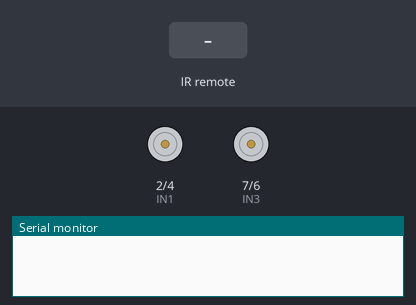
Recording of a sketch running on a simulated Arduino Uno, built with avr-gcc and run on an emulated ATmega328P. On the bench: motor-driver pin pairs drawn as motors (green arrow = first pin HIGH = forward, orange = second pin HIGH = backward, longer = more drive, scaled by the enable pin), the last lines printed to the serial monitor. The inputs (shaded band) are chosen by the test bench.

Above: at 1.2 s.
1.3 s: infrared code 0xFD30CF received
At 2.1 s:
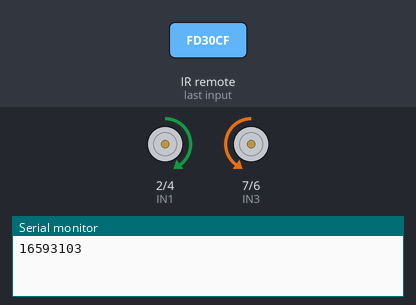
2.8 s: infrared code 0xFD58A7 received
At 3.3 s:
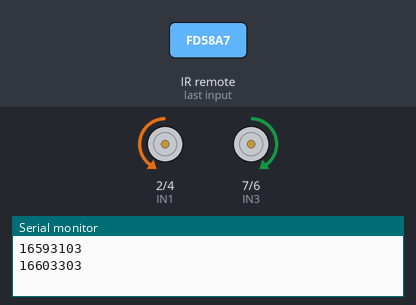
4.3 s: infrared code 0xFD28D7 received
At 5.5 s:
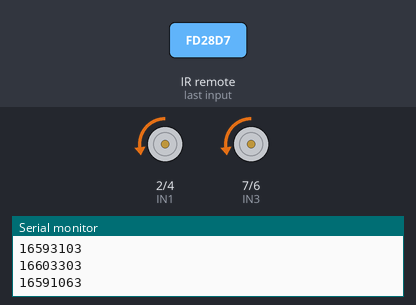
5.8 s: infrared code 0xFD6897 received
At 6.8 s:
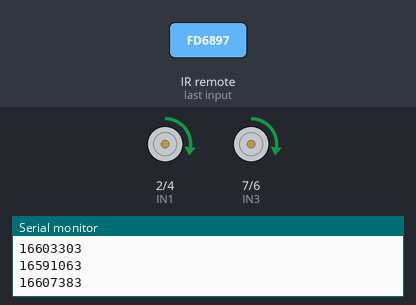
Timing chart, 0 to 8.3 s (numbered marks = the images above; inputs shaded):
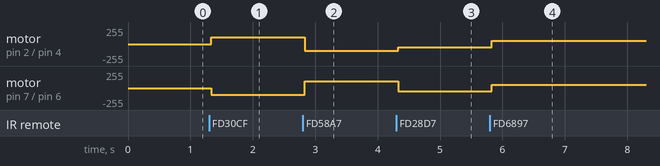

Measured:
- after the input at 1.3 s, motor on pin 2 (IN1) / pin 4 (IN2): stopped → forward 100/255 at once; motor on pin 7 (IN3) / pin 6 (IN4): stopped → backward 100/255 at once
- after the input at 2.8 s, motor on pin 2 (IN1) / pin 4 (IN2): forward 100/255 → backward 100/255 at once; motor on pin 7 (IN3) / pin 6 (IN4): backward 100/255 → forward 100/255 at once
- after the input at 4.3 s, motor on pin 2 (IN1) / pin 4 (IN2): backward 100/255 → backward 50/255 at once; motor on pin 7 (IN3) / pin 6 (IN4): forward 100/255 → backward 50/255 at once
- after the input at 5.8 s, motor on pin 2 (IN1) / pin 4 (IN2), motor on pin 7 (IN3) / pin 6 (IN4): backward 50/255 → forward 50/255 at once

The sketch:

_rc_1.ino
```cpp
#include <IRremote.h>

#define IN1 2
#define IN2 4
#define ENL 9

#define IN3 7
#define IN4 6
#define ENR 5

IRrecv ir_recv(10); //적외선 센서 핀 번호
decode_results results; //수신된 적외선 신호 저장 변수

void setup()
{
  pinMode(IN1, OUTPUT);
  pinMode(IN2, OUTPUT);
  pinMode(ENL, OUTPUT);

  pinMode(IN3, OUTPUT);
  pinMode(IN4, OUTPUT);
  pinMode(ENR, OUTPUT);
  ir_recv.enableIRIn();
  Serial.begin(9600);
}

void motor_control(int dir_1,int speed_1,int dir_r,int speed_r){
  //왼쪽 모터 제어
  if(dir_1 == 1){
  	digitalWrite(IN1,HIGH);
    digitalWrite(IN2,LOW);
    analogWrite(ENL,speed_1);
  }
  else if(dir_1 == -1){
 	digitalWrite(IN1,LOW);
    digitalWrite(IN2,HIGH);
    analogWrite(ENL,speed_1);
  }
  else{
  	digitalWrite(IN1,LOW);
    digitalWrite(IN2,LOW);
    analogWrite(ENL,0);
  }
  //오른쪽 모터 제어
  if(dir_r == 1){
  	digitalWrite(IN3,LOW);
    digitalWrite(IN4,HIGH);
    analogWrite(ENR,speed_r);
  }
  else if(dir_r == -1){
 	digitalWrite(IN3,HIGH);
    digitalWrite(IN4,LOW);
    analogWrite(ENR,speed_r);
  }
  else{
  	digitalWrite(IN3,LOW);
    digitalWrite(IN4,LOW);
    analogWrite(ENR,0);
  }
}

void loop()
{
  if(ir_recv.decode(&results)){
  	Serial.println(results.value);
    delay(30);
    ir_recv.resume();
    if(results.value == 16593103 ){ //0번 전진
    	motor_control(1,100,1,100);
    }
    else if(results.value == 16623703){ //5번 중지
    	motor_control(0,100,0,100);
    }
    else if(results.value == 16603303){ //9번 후진
    	motor_control(-1,100,-1,100);
    }
    else if(results.value == 16591063){ //4번 시계방향
    	motor_control(-1,50,1,50);
    }
    else if(results.value == 16607383){ //6번 반시계방향
    	motor_control(1,50,-1,50);
    }
    else motor_control(0,100,0,100);
  }
}
```
